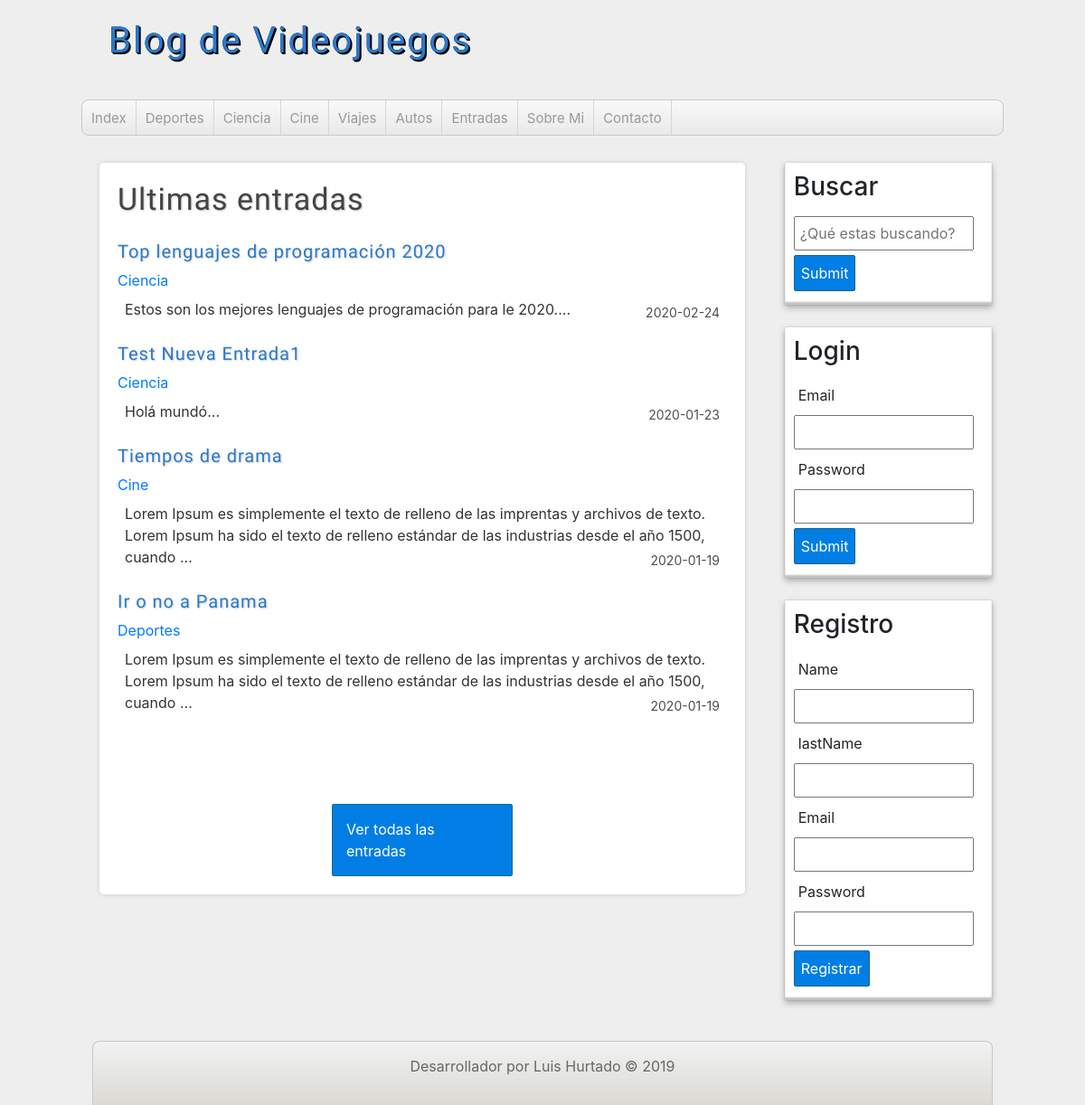
The page / on the database its author committed.
### tables this page shows
CREATE TABLE `categorias` (
  `id_category` int(11) NOT NULL,
  `name` varchar(255) NOT NULL
);

CREATE TABLE `entradas` (
  `id_entrada` int(11) NOT NULL,
  `fk_user_id` int(10) NOT NULL,
  `fk_category_id` int(10) NOT NULL,
  `title` varchar(40) NOT NULL,
  `description` varchar(700) NOT NULL,
  `fecha` date NOT NULL
);

### includes/helpers.php (called while the page is built, shortened)
<?php
	function getCategories($conexion){
		$sql = "SELECT * FROM categorias ORDER BY id_category ASC";
		$categorias = mysqli_query($conexion, $sql);
		$resultado = array();
		if($categorias && mysqli_num_rows($categorias) >= 1){
			$resultado = $categorias;
		}
		return $resultado;
	}
	function getLatestEntries($conexion){
		$sql = "SELECT e.*, c.* FROM  entradas e join categorias c on c.id_category = e.fk_category_id ORDER BY e.id_entrada DESC LIMIT 4";
		$entradas = mysqli_query($conexion, $sql);
		$resultado = array();
		if($entradas && mysqli_num_rows($entradas) >= 1){
			$resultado = $entradas;
		}
		return $resultado;
	}
?>

### index.php (the view, shortened to what this page needs)
<?php
require_once 'includes/cabecera.php';
require_once 'includes/lateral.php';
require_once 'includes/conexion.php';
 ?>
<div id="principal">
	<h1>Ultimas entradas</h1>
	<?php
	$entradas = getLatestEntries($db);
	if(!empty($entradas)):
	while ($entrada = mysqli_fetch_assoc($entradas)):  ?>
	<article class="entrada">
		<a href="entrada.php?id=<?=$entrada['id_entrada']?>">
			<h2><?=$entrada['title']?></h2>
			<span class="categorias"><?= $entrada['name'] ?></span>
			<p>
				<?= utf8_decode(substr( $entrada['description'],0, 180)."...")   ?>
				<span class="fecha"><?=  $entrada['fecha'] ?></span>
			</p>
		</a>
	</article>
	<?php  endwhile; endif; ?>
	<div class="verTodas">
		<a href="entradas.php">Ver todas las entradas</a>
	</div>
</div>
</div>
<?php require_once 'includes/pie.php'; ?>
</body>
</html>

### includes/cabecera.php (shortened to what this page needs)
<?php
	require_once 'conexion.php';
	require_once 'includes/helpers.php';
?>
<!DOCTYPE html>
<html lang="es">
	<head>
		<link rel="stylesheet" href="https://stackpath.bootstrapcdn.com/bootstrap/4.4.1/css/bootstrap.min.css">
		<link rel="stylesheet" type="text/css" href="./assets/css/styles.css">
	</head>
	<body>
		<header id="cabecera" class="">
			<div id="logo">
				<a href="index.php">
					Blog de Videojuegos
				</a>
			</div>
			<nav id="menu">
				<ul>
					<li><a href="index.php" title="">Index</a></li>
					<?php $categorias = getCategories($db);
					if(!empty($categorias)):
					while ($categoria = mysqli_fetch_assoc($categorias)): ?>
					<li> <a href="categoria.php?id_cat=<?= $categoria['id_category'] ?>"><?= $categoria['name'] ?></a> </li>
					<?php endwhile; endif; ?>
					<li><a href="entradas.php" title="">Entradas</a></li>
					<li><a href="sobremi.php" title="">Sobre Mi</a></li>
					<li><a href="contacto.php" title="">Contacto</a></li>
				</ul>
			</nav>
		</header>
		<div id="contenedor">

### includes/lateral.php (shortened to what this page needs)
<aside id="sidebar">
	<div id="buscador" class="bloque">
		<h3>Buscar</h3>
		<form action="buscador.php" method="post" accept-charset="utf-8">
			<input type="text" name="busqueda" id="buscar" placeholder="¿Qué estas buscando?" />
			<input type="submit" name="buscar">
		</form>
	</div>
	<?php if(!isset($_SESSION['usuario'])): ?>
	<div id="login" class="bloque">
		<h3>Login</h3>
		<form action="login.php" method="post" accept-charset="utf-8">
			<label for="email">Email</label>
			<input type="text" name="email" id="email"/>
			<label for="password">Password</label>
			<input type="password" name="password" />
			<input type="submit" name="submit">
		</form>
	</div>
	<div id="login" class="bloque">
		<h3>Registro</h3>
		<form action="registro.php" method="post" accept-charset="utf-8">
			<label for="Name">Name</label>
			<input type="text" name="Name" />
			<label for="lastName">lastName</label>
			<input type="text" name="lastName" />
			<label for="email">Email</label>
			<input type="email" name="email" id="email"/>
			<label for="password">Password</label>
			<input type="password" name="password" />
			<input type="submit" name="submit" value="Registrar">
		</form>
	</div>
	<?php endif; ?>
</aside>

### includes/pie.php (shortened to what this page needs)
<footer id="pie" style="margin-top: 20px;">
<p>Desarrollador por Luis Hurtado &copy; 2019 </p>
</footer>

### assets/css/styles.css (style rules this page uses)
* { margin: 0; padding: 0; text-decoration: none; }
body { background: #eee; }
#cabecera { width: 85%; height: auto; background: transparent; margin: 0 auto; }
#logo { line-height: 90px; float: left; width: 540px; height: 90px; margin-bottom: 20px; }
#logo a { font-family: 'Fjalla One', sans-serif; font-size: 40px; letter-spacing: 2px; color: #2979CD; text-shadow: 0 0 0 black, 1px 1px 0px black, 2px 2px 0px black; text-decoration: none; transition: all 500ms; margin-left: 30px; }
#menu { width: 100%; clear: both; background: linear-gradient(to bottom, #f9f9f9 0px, #e9e9e9 100%); height: 40px; border: 1px solid #c9c9c9; border-radius: 8px; box-shadow: 0px 1px 1px #eee; overflow: hidden; }
#menu ul { list-style: none; }
#menu ul li { float: left; line-height: 40px; border-right: 1px solid #d6d6d6; }
#menu ul li a { display: block; padding-left: 10px; padding-right: 10px; font-size: 15px; color: #999; text-decoration: none; }
.fecha { color: #4e4e4e; float: right; margin-top: 5px; font-size: 14px; }
#contenedor { width: 85%; height: auto; min-height: auto; margin: 0px auto; margin-top: 30px; margin-bottom: 30px; }
#sidebar { float: right; width: 25%; min-height: auto; }
.bloque { display: block; width: 90%; margin: 0px auto; background: white; padding: 10px; border: 1px black; margin-bottom: 25px; box-shadow: 0px 0px 1px rgba(0,0,0,0.3), 0px 3px 7px rgba(0,0,0,0.3), 0px 0px 1px #FFFFFF inset, 0px -3px 2px rgba(0,0,0,0.25) inset; }
label, input[type="text"], input[type="email"], input[type="password"] { display: block; width: 95%; margin-top: 5px; margin-bottom: 5px; padding: 5px; }
input[type="button"], input[type="submit"] { margin-top: 5px; margin-bottom: 5px; display: block; border-radius: 2px; color: white; background: #007ee5; border: 1px solid #156785; cursor: pointer; padding: 7px; }
.bloque h3 { margin-bottom: 15px; }
#principal { float: left; width: 70%; min-height: 680px; background: white; border-radius: 5px; box-shadow: 0px 0px 5px #ccc; margin-left: 20px; overflow: hidden; padding: 20px; }
#principal h1 { font-size: 34px; color: #444; letter-spacing: 1px; text-shadow: 1px 1px 2px #ccc; font-family: 'Fjalla One', sans-serif; }
#principal h2 { font-size: 20px; color: #2979CD; text-shadow: 1px 1px 2px #ccc; letter-spacing: 1px; font-family: 'Fjalla One', sans-serif; margin-top: 25px; }
#principal a { text-decoration: none; }
#principal p { margin: 8px; color: #333; }
.verTodas a { display: block; border-radius: 2px; padding: 15px; color: white; background: #007ee5; border: 1px solid #156785; cursor: pointer; width: 200px; margin: 0px auto; margin-top: 100px; }
#pie { width: 83%; clear: both; margin: 0 auto; background: linear-gradient(to bottom, #f2f2f2 0px, #dad9d4 100%); border: 1px solid #c9c9c9; border-bottom: none; border-radius: 8px 8px 0px 0px; color: #666; height: auto; padding: 15px; text-align: center; }

### rows shown on the page
categorias: name "Deportes"
categorias: name "Ciencia"
categorias: name "Cine"
categorias: name "Viajes"
categorias: name "Autos"
entradas: title "Top lenguajes de programación 2020", categorias.name "Ciencia", description "Estos son los mejores lenguajes de programación para le 2020....", fecha "2020-02-24"
entradas: title "Test Nueva Entrada1", categorias.name "Ciencia", description "Holá mundó...", fecha "2020-01-23"
entradas: title "Tiempos de drama", categorias.name "Cine", description "Lorem Ipsum es simplemente el texto de relleno de las imprentas y archivos de texto. Lorem Ipsum ha sido el texto de relleno estándar de las industrias desde el año 1500, cuando ...", fecha "2020-01-19"
entradas: title "Ir o no a Panama", categorias.name "Deportes", description "Lorem Ipsum es simplemente el texto de relleno de las imprentas y archivos de texto. Lorem Ipsum ha sido el texto de relleno estándar de las industrias desde el año 1500, cuando ...", fecha "2020-01-19"
